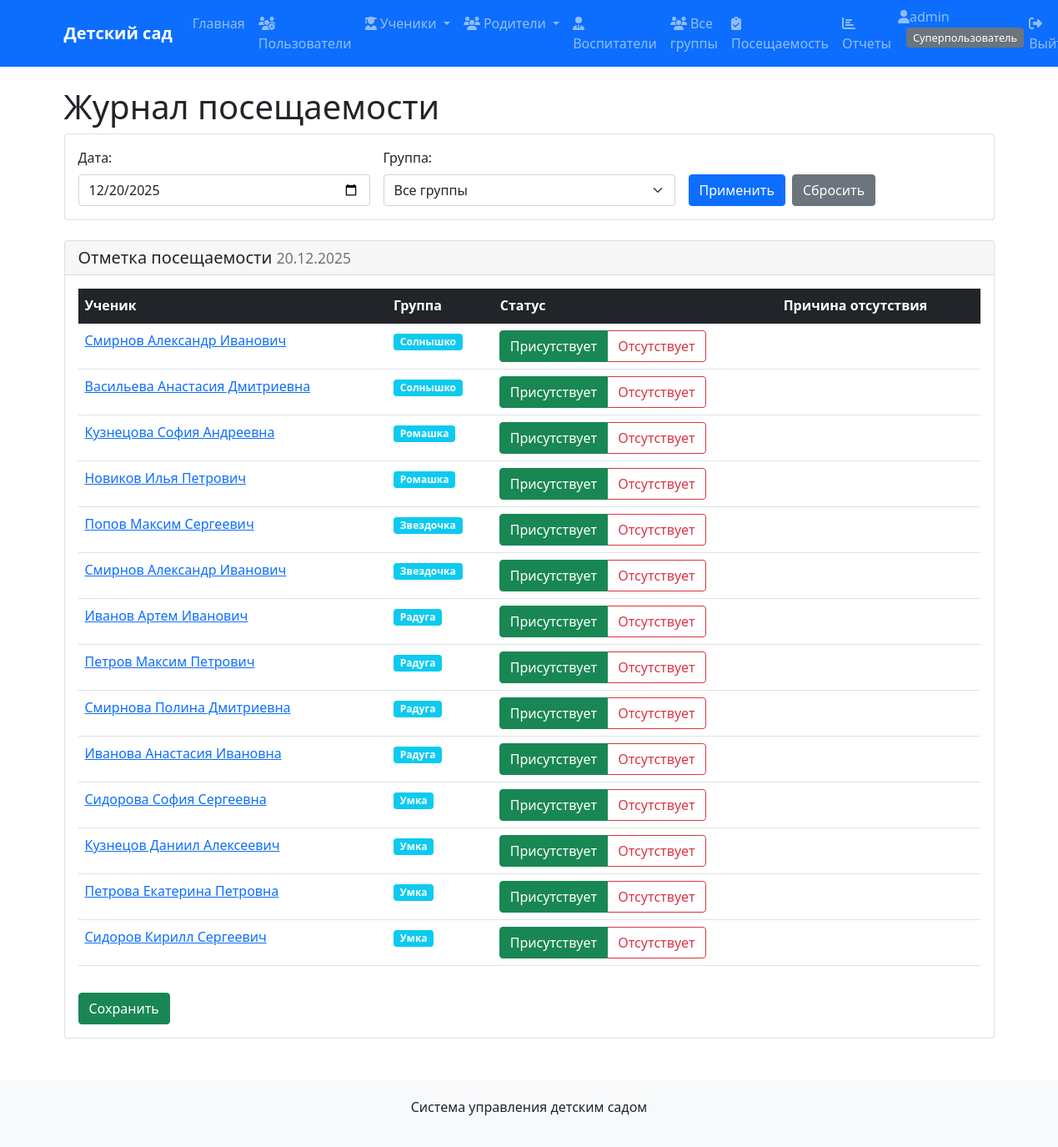
/attendance/ (signed in), run on the app's committed database.
### kindergarten/models.py (models this page shows, shortened)
class Student(models.Model):
    student_id = models.AutoField(primary_key=True)
    student_fio = models.CharField(max_length=100, verbose_name='ФИО ученика', db_index=True)
    student_birthday = models.DateField(verbose_name='Дата рождения', db_index=True)
    student_gender = models.CharField(max_length=1, choices=[('М', 'Мужской'), ('Ж', 'Женский')],
                                     verbose_name='Пол')
    student_address = models.TextField(verbose_name='Адрес проживания', blank=True)
    student_date_in = models.DateField(verbose_name='Дата поступления', db_index=True)
    student_date_out = models.DateField(verbose_name='Дата выпуска', null=True, blank=True, db_index=True)
    group = models.ForeignKey(Group, on_delete=models.SET_NULL, null=True,
                             verbose_name='Группа')
    class Meta:
        verbose_name = 'Ученик'
        verbose_name_plural = 'Ученики'
        indexes = [
            models.Index(fields=['group', 'student_date_out']),  # For active students in group
            models.Index(fields=['student_fio', 'student_birthday']),  # For search queries
        ]

class Group(models.Model):
    CATEGORY_CHOICES = [
        ('Младшая', 'Младшая (2-3 года)'),
        ('Средняя', 'Средняя (3-4 года)'),
        ('Старшая', 'Старшая (4-5 лет)'),
        ('Подготовительная', 'Подготовительная (5-7 лет)'),
    ]
    MAX_STUDENTS = 30  # Максимальная наполняемость группы
    group_id = models.AutoField(primary_key=True)
    group_name = models.CharField(max_length=50, unique=True, verbose_name='Название группы', db_index=True)
    group_category = models.CharField(max_length=20, choices=CATEGORY_CHOICES,
                                     verbose_name='Возрастная категория', db_index=True)
    group_year = models.IntegerField(verbose_name='Год обучения', default=2024, db_index=True)
    teacher = models.ForeignKey(Teacher, on_delete=models.SET_NULL, null=True,
                               blank=True, verbose_name='Воспитатель')
    room_number = models.CharField(max_length=10, verbose_name='Номер кабинета',
                                  default='101')
    max_capacity = models.IntegerField(verbose_name='Максимальная наполняемость',
                                      default=MAX_STUDENTS)
    class Meta:
        verbose_name = 'Группа'
        verbose_name_plural = 'Группы'
        indexes = [
            models.Index(fields=['group_category', 'group_year']),
            models.Index(fields=['teacher', 'group_year']),
        ]

### kindergarten/views.py (the view, shortened to what this page needs)
# urls.py: path('attendance/', views.attendance_list, name='attendance_list'),
@login_required
def attendance_list(request):
    today = date.today()
    date_filter = request.GET.get('date', today.strftime('%Y-%m-%d'))
    group_filter = request.GET.get('group', '')
    try:
        filter_date = date.fromisoformat(date_filter)
    except (ValueError, TypeError):
        filter_date = today
    if request.user.groups.filter(name='Воспитатели').exists() and hasattr(request.user, 'teacher_profile'):
        teacher = request.user.teacher_profile
        available_groups = Group.objects.filter(teacher=teacher)
        if group_filter:
            if not available_groups.filter(pk=group_filter).exists():
                group_filter = ''
                messages.warning(request, 'Выбранная группа не доступна')
    elif request.user.groups.filter(name='Заведующие').exists() or request.user.is_superuser:
        available_groups = Group.objects.all()
    attendance_query = Attendance.objects.filter(attendance_date=filter_date)
    if group_filter:
        attendance_query = attendance_query.filter(student__group_id=group_filter)
    else:
        if request.user.groups.filter(name='Воспитатели').exists():
            teacher_groups = available_groups
            attendance_query = attendance_query.filter(student__group__in=teacher_groups)
    attendance = attendance_query.select_related('student', 'student__group')
    if group_filter:
        students = Student.objects.filter(
            student_date_out__isnull=True,
            group_id=group_filter
        )
    else:
        if request.user.groups.filter(name='Воспитатели').exists():
            teacher_groups = available_groups
            students = Student.objects.filter(
                student_date_out__isnull=True,
                group__in=teacher_groups
            )
        else:
            students = Student.objects.filter(student_date_out__isnull=True)
            if available_groups.exists():
                students = students.filter(group__in=available_groups)
    attendance_dict = {}
    for record in attendance:
        attendance_dict[record.student_id] = record
    students_with_attendance = []
    for student in students:
        attendance_record = attendance_dict.get(student.pk)
        students_with_attendance.append({
            'student': student,
            'attendance_record': attendance_record
        })
    return render(request, 'kindergarten/attendance_list.html', {
        'attendance': attendance,
        'students_with_attendance': students_with_attendance,
        'filter_date': filter_date,
        'group_filter': group_filter,
        'groups': available_groups,
        'today': today,
    })

### kindergarten/templates/kindergarten/attendance_list.html (shortened to what this page needs)
{% extends 'kindergarten/base.html' %}
{% block content %}
<h1>Журнал посещаемости</h1>
<div class="card mb-4">
    <div class="card-body">
        <form method="get" class="row g-3">
            <div class="col-md-4">
                <label for="date" class="form-label">Дата:</label>
                <input type="date" class="form-control" id="date" name="date"
                       value="{{ filter_date|date:'Y-m-d' }}">
            </div>
            <div class="col-md-4">
                <label for="group" class="form-label">Группа:</label>
                <select class="form-select" id="group" name="group">
                    <option value="">Все группы</option>
                </select>
            </div>
            <div class="col-md-4 d-flex align-items-end">
                <button type="submit" class="btn btn-primary me-2">
                     Применить
                </button>
                <a href="{% url 'attendance_list' %}" class="btn btn-secondary">
                     Сбросить
                </a>
            </div>
        </form>
    </div>
</div>
<div class="card mb-4">
    <div class="card-header">
        <h5 class="mb-0">
            {% if group_filter and groups|length > 0 %}
                {% for group in groups %}
                    {% if group.group_id|stringformat:"s" == group_filter %}
                        Отметка посещаемости для {{ group.group_name }}
                    {% endif %}
                {% endfor %}
            {% else %}
                Отметка посещаемости
            {% endif %}
            <small class="text-muted">{{ filter_date|date:"d.m.Y" }}</small>
        </h5>
    </div>
    {% if students_with_attendance %}
    <form method="post" action="{% url 'attendance_mark_bulk' %}" id="attendanceForm">
        <div class="card-body">
            <div class="table-responsive">
                <table class="table table-hover">
                    <thead class="table-dark">
                        <tr>
                            <th>Ученик</th>
                            <th>Группа</th>
                            <th>Статус</th>
                            <th>Причина отсутствия</th>
                        </tr>
                    </thead>
                    <tbody>
                        {% for item in students_with_attendance %}
                        {% with student=item.student attendance_record=item.attendance_record %}
                        <tr>
                            <td>
                                <a href="{% url 'student_detail' student.pk %}">
                                    {{ student.student_fio }}
                                </a>
                            </td>
                            <td>
                                <span class="badge bg-info">
                                    {{ student.group.group_name|default:"-" }}
                                </span>
                            </td>
                            <td>
                                <div class="btn-group" role="group">
                                    <label class="btn btn-outline-success" for="present_{{ student.pk }}">
                                         Присутствует
                                    </label>
                                    <label class="btn btn-outline-danger" for="absent_{{ student.pk }}">
                                         Отсутствует
                                    </label>
                                </div>
                            </td>
                            <td>
                            </td>
                        </tr>
                        {% endwith %}
                        {% endfor %}
                    </tbody>
                </table>
            </div>
            <div class="mt-3">
                <button type="submit" class="btn btn-success">
                     Сохранить
                </button>
            </div>
        </div>
    </form>
    {% endif %}
</div>
{% endblock %}

### kindergarten/templates/kindergarten/base.html (shortened to what this page needs)
<!DOCTYPE html>
<html lang="ru">
<head>
    <link href="https://cdn.jsdelivr.net/npm/bootstrap@5.1.3/dist/css/bootstrap.min.css" rel="stylesheet">
</head>
<body>
    <nav class="navbar navbar-expand-lg navbar-dark bg-primary">
        <div class="container">
            <a class="navbar-brand" href="{% url 'home' %}">Детский сад</a>
            <div class="collapse navbar-collapse" id="navbarNav">
                <ul class="navbar-nav me-auto">
                    <li class="nav-item">
                        <a class="nav-link" href="{% url 'home' %}">Главная</a>
                    </li>
                    {% if user.is_authenticated %}
                        {% if user.groups.all.0.name == 'Родители' %}
                            {% if user.parent_profile %}
                                <li class="nav-item">
                                    <a class="nav-link" href="{% url 'parent_detail' user.parent_profile.pk %}">
                                        <i class="fas fa-user"></i> Мой профиль
                                    </a>
                                </li>
                                {% with children=user.parent_profile.studentparent_set.all %}
                                    {% if children %}
                                        <li class="nav-item">
                                            <a class="nav-link" href="{% url 'student_detail' children.0.student.pk %}">
                                                <i class="fas fa-child"></i> Мой ребенок
                                            </a>
                                        </li>
                                        <li class="nav-item">
                                            <a class="nav-link" href="{% url 'group_detail' children.0.student.group.pk %}">
                                                <i class="fas fa-users"></i> Группа ребенка
                                            </a>
                                        </li>
                                    {% endif %}
                                {% endwith %}
                            {% endif %}
                        {% elif user.is_superuser %}
                            <li class="nav-item">
                                <a class="nav-link" href="{% url 'user_management' %}">
                                    <i class="fas fa-users-cog"></i> Пользователи
                                </a>
                            </li>
                            <li class="nav-item dropdown">
                                <a class="nav-link dropdown-toggle" href="#" id="studentsDropdown" role="button" data-bs-toggle="dropdown">
                                    <i class="fas fa-user-graduate"></i> Ученики
                                </a>
                            </li>
                            <li class="nav-item dropdown">
                                <a class="nav-link dropdown-toggle" href="#" id="parentsDropdown" role="button" data-bs-toggle="dropdown">
                                    <i class="fas fa-users"></i> Родители
                                </a>
                            </li>
                            <li class="nav-item">
                                <a class="nav-link" href="{% url 'teacher_list' %}">
                                    <i class="fas fa-user-tie"></i> Воспитатели
                                </a>
                            </li>
                            <li class="nav-item">
                                <a class="nav-link" href="{% url 'group_list' %}">
                                    <i class="fas fa-users"></i> Все группы
                                </a>
                            </li>
                            <li class="nav-item">
                                <a class="nav-link" href="{% url 'attendance_list' %}">
                                    <i class="fas fa-clipboard-check"></i> Посещаемость
                                </a>
                            </li>
                        {% endif %}
                        <li class="nav-item">
                            <a class="nav-link" href="{% url 'reports_dashboard' %}">
                                <i class="fas fa-chart-bar"></i> Отчеты
                            </a>
                        </li>
                    {% endif %}
                </ul>
                <ul class="navbar-nav">
                    {% if user.is_authenticated %}
                        <li class="nav-item">
                            <span class="navbar-text me-3">
                                <i class="fas fa-user"></i>{{ user.username }}
                                <span class="user-role">
                                    {% if user.groups.all.0.name == 'Родители' %}
                                        Родитель
                                    {% elif user.groups.all.0.name == 'Воспитатели' %}
                                        Воспитатель
                                    {% elif user.groups.all.0.name == 'Заведующие' %}
                                        Администратор
                                    {% elif user.is_superuser %}
                                        Суперпользователь
                                    {% endif %}
                                </span>
                            </span>
                        </li>
                        <li class="nav-item">
                            <a class="nav-link" href="{% url 'logout' %}">
                                <i class="fas fa-sign-out-alt"></i> Выйти
                            </a>
                        </li>
                    {% endif %}
                </ul>
            </div>
        </div>
    </nav>
    <div class="container mt-4">
        {% block content %}{% endblock %}
    </div>
    <footer class="footer">
        <div class="container text-center">
            <p>Система управления детским садом</p>
        </div>
    </footer>
</body>
</html>

### kindergarten/templates/kindergarten/base.html (style rules this page uses)
.navbar-brand { font-weight: bold; }
.footer { margin-top: 50px; padding: 20px; background-color: #f8f9fa; }
.user-role { background-color: #6c757d; color: white; padding: 3px 8px; border-radius: 4px; font-size: 0.8em; margin-left: 10px; }

### data on the page
Student: student.student_fio "Смирнов Александр Иванович", student.group.group_name "Солнышко"
Student: student.student_fio "Васильева Анастасия Дмитриевна", student.group.group_name "Солнышко"
Student: student.student_fio "Кузнецова София Андреевна", student.group.group_name "Ромашка"
Student: student.student_fio "Новиков Илья Петрович", student.group.group_name "Ромашка"
Student: student.student_fio "Попов Максим Сергеевич", student.group.group_name "Звездочка"
Student: student.student_fio "Смирнов Александр Иванович", student.group.group_name "Звездочка"
Student: student.student_fio "Иванов Артем Иванович", student.group.group_name "Радуга"
Student: student.student_fio "Петров Максим Петрович", student.group.group_name "Радуга"
Student: student.student_fio "Смирнова Полина Дмитриевна", student.group.group_name "Радуга"
Student: student.student_fio "Иванова Анастасия Ивановна", student.group.group_name "Радуга"
Student: student.student_fio "Сидорова София Сергеевна", student.group.group_name "Умка"
Student: student.student_fio "Кузнецов Даниил Алексеевич", student.group.group_name "Умка"
Student: student.student_fio "Петрова Екатерина Петровна", student.group.group_name "Умка"
Student: student.student_fio "Сидоров Кирилл Сергеевич", student.group.group_name "Умка"

### other printed values
{{ user.username }} "admin"
{{ filter_date|date:"d.m.Y" }} "20.12.2025"
